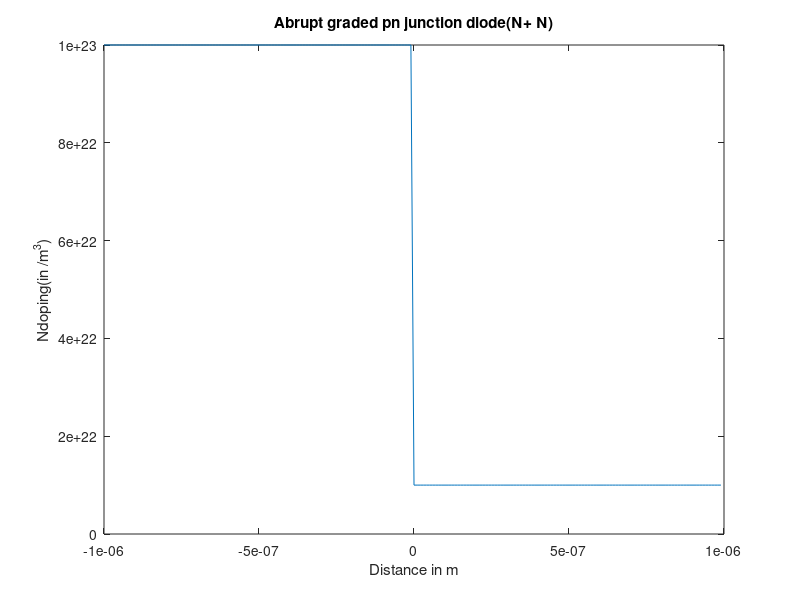
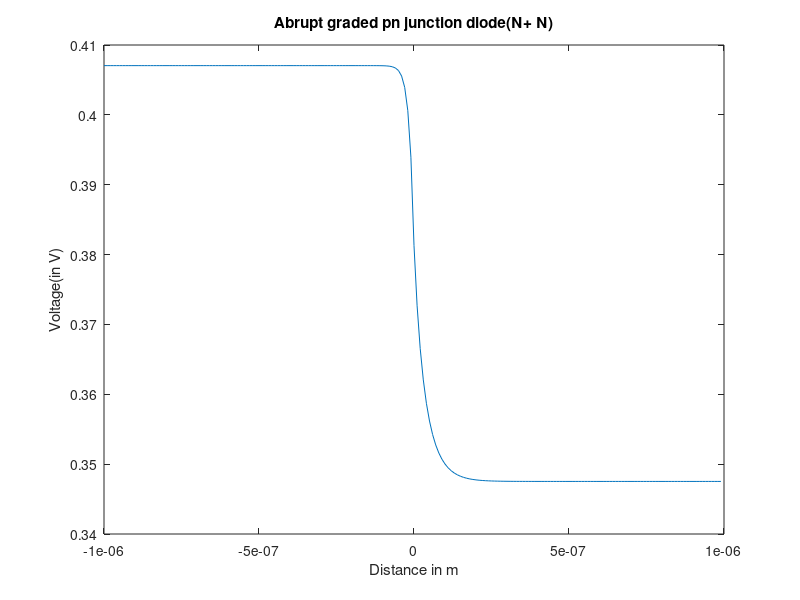
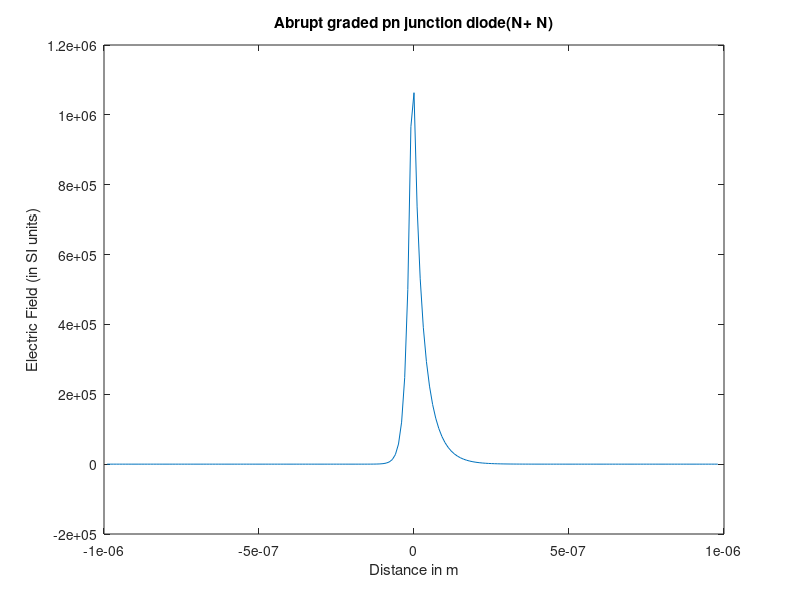
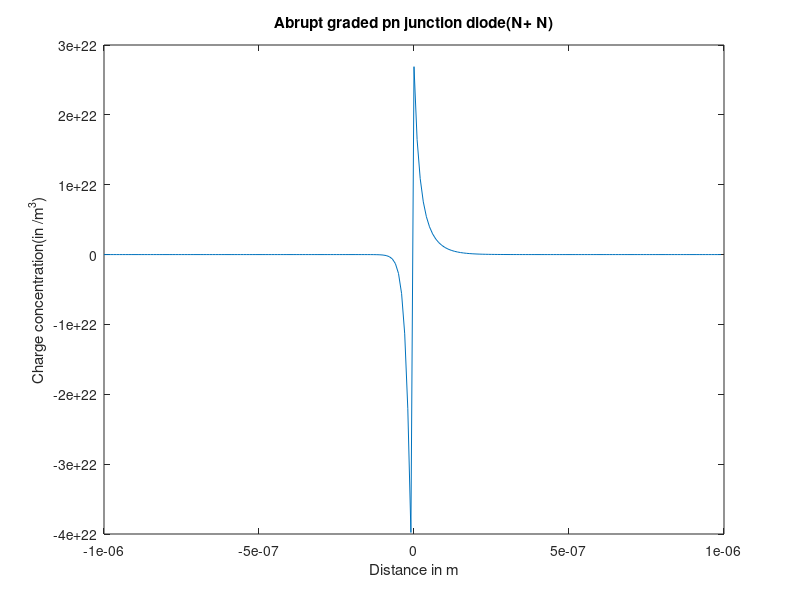

Here is the MATLAB script that generated these plots, in order:
%clear
n = 100;
xn = n;
xp = n;
q = (1.60217662 * 10^-19 );
Nd = 10^22;
Na = 10^22;
e_si = 12*8.854 * 10^-12 ;
ni = 1.45*10^(16);
vb = 0.025*log(Na*Nd/(ni* ni));
Width =10^-6;
h = Width/(n);
rho_abrupt = zeros(1,xn+xp);
x = zeros(1,xn+xp);
vt = 0.025;
m = 2*n;
Eg = 1.12

B = zeros(2*n,1);
del_B = zeros(2*n,1);
B = zeros(2*n,1);
del_B = zeros(2*n,1);
F =  zeros(2*n,1);
J = zeros(2*n,2*n);
V_old = zeros(2*n,1); 
V_new = zeros(2*n,1); 
del_V = zeros(2*n,1); 
Ndop_lin = zeros(2*n,1); 
Ndop_abrupt = zeros(2*n,1); 
rho_lin = zeros(2*n,1);
rho_abrupt = zeros(2*n,1);
n_mat = zeros(2*n,1);
p_mat = zeros(2*n,1);
Ec = zeros(2*n,1);
Ef = zeros(2*n,1);
Ev = zeros(2*n,1);
Ei = zeros(2*n,1);

kt_q =  0.02585;
vmax1 = kt_q*(log(Na/ni));
vmax2 = kt_q*(log(10*Na/ni));
V_old(1:n) = 1*vmax2;
V_old(n:2*n) = 1*vmax1;
value = -1*xp;

for i = 1:xp
    x(i) = value*h;
    Ndop_abrupt(i) = 10*Na;
    
    value = value+1;

end
value = 0;
for i = xp+1:xn+xp
    x(i) = value*h;
    Ndop_abrupt(i) = Na;
    
    value = value+1;
end
%for abrupt
itr = 0;
while(true)
    for i = 2:(xn+xp -1) 
       p = ni*exp(-1*V_old(i)/kt_q);
       n_p = ni*exp(1*V_old(i)/kt_q);
       n_mat(i) =  n_p;
       p_mat(i) = p;
       %%%%%%%%%%%%%%%
       B(i) = -q*(Ndop_abrupt(i)+ p - n_p)/e_si;
       del_B(i) = -q*(p/(-1*kt_q)-(n_p/kt_q))/e_si;
       F(i) = (V_old(i-1)-2*(V_old(i))+V_old(i+1))/(h*h)- B(i);
       
       J(i,i-1) = 1/(h*h);
       J(i,i) = -1*((2/(h*h))  + del_B(i));
       J(i,i+1) = 1/(h*h);
    end
    B(1) = V_old(1) ;
    B(2*n) = V_old(2*n);
    
    del_B(1) = 0 ;
    del_B(2*n) = 0;
    %%%%%%%%%%%%%%%
    F(1) =  V_old(1) -  B(1);
    F(2*n) = V_old(2*n) -  B(2*n);
    
    J(1,1) = 1-del_B(1);
    J(2*n,2*n) = 1-del_B(2*n);
    del_V = -1.* (J^-1) * F ;
    V_new = V_old + del_V;
    if (max(abs(V_new - V_old)) < 0.000001)
        break
    end
    itr = itr+1
    
    V_old = V_new;
    
end
E_field = zeros(2*n,1); 
for i = 2:(xn+xp -1) 
       E_field(i) = -1*(V_new(i+1) - V_new(i-1))/(2*h);
       Ei(i) = Ef(i) - kt_q*(log(n_mat(i)/ni));
end
Ev = Ei - Eg/2;
Ec = Ei + Eg/2;


E_field = E_field(2:(xn+xp -1));
n_mat = n_mat(2:(xn+xp -1));
p_mat = p_mat(2:(xn+xp -1));
Ec= Ec(2:(xn+xp -1));
Ev = Ev(2:(xn+xp -1));
Ei = Ei(2:(xn+xp -1));
Ef = Ef(2:(xn+xp -1));
x2 = x(2:(xn+xp -1));

figure(1)
plot(x,Ndop_abrupt)
xlabel('Distance in m' )
ylabel('Ndoping(in /m^3)')
title('Abrupt graded pn junction diode(N+ N)')


figure(3)
plot(x,V_new)
xlabel('Distance in m' )
ylabel('Voltage(in V)')
title('Abrupt graded pn junction diode(N+ N)')

figure(4)
plot(x(2:(xn+xp -1)),E_field)
xlabel('Distance in m' )
ylabel('Electric Field (in SI units)')
title('Abrupt graded pn junction diode(N+ N)')


figure(5)
plot(x,B*e_si/q)
xlabel('Distance in m' )
ylabel('Charge concentration(in /m^3)')
title('Abrupt graded pn junction diode(N+ N)')

figure(6)
semilogy(x2,n_mat,x2,p_mat)
xlabel('Distance in m' )
ylabel('ELetron hole concentration(in /m^3)')
title('Abrupt graded pn junction diode(N+ N)')
legend('Electron','Hole')

figure(7)
plot(x2,Ec,x2,Ev,x2,Ef,x2,Ei)
xlabel('Distance in m' )
ylabel('Bandgap(in ev)')
title('Abrupt graded pn junction diode(N+ N)')
legend('Ec','Ev','Ef','Ei')





